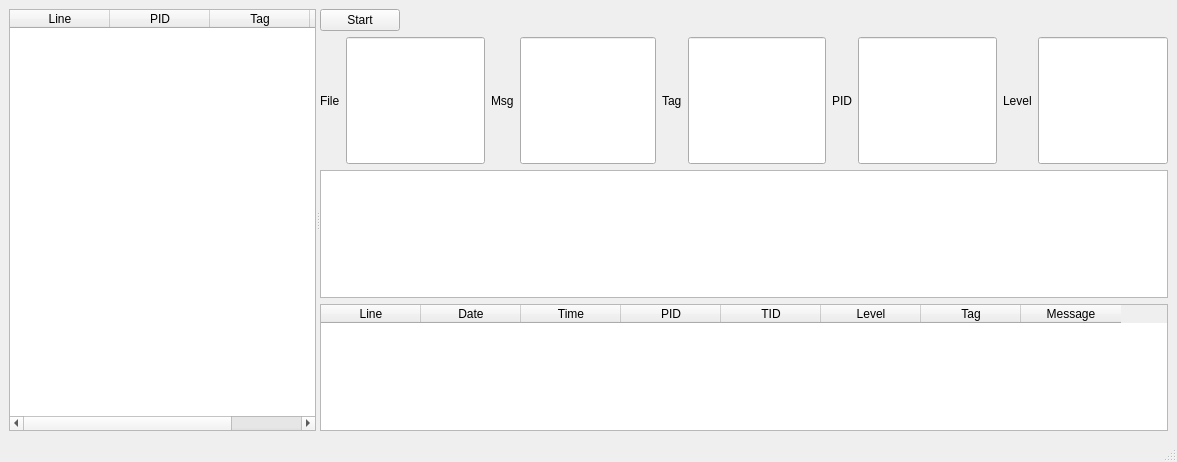
<?xml version="1.0" encoding="UTF-8"?>
<ui version="4.0">
 <class>MainWindow</class>
 <widget class="QMainWindow" name="MainWindow">
  <property name="geometry">
   <rect>
    <x>0</x>
    <y>0</y>
    <width>1177</width>
    <height>462</height>
   </rect>
  </property>
  <property name="windowTitle">
   <string>MainWindow</string>
  </property>
  <widget class="QWidget" name="centralwidget">
   <layout class="QHBoxLayout" name="horizontalLayout_9">
    <item>
     <widget class="QSplitter" name="splitter">
      <property name="orientation">
       <enum>Qt::Orientation::Horizontal</enum>
      </property>
      <widget class="QTableWidget" name="table_logmark">
       <property name="sizePolicy">
        <sizepolicy hsizetype="Expanding" vsizetype="Expanding">
         <horstretch>0</horstretch>
         <verstretch>0</verstretch>
        </sizepolicy>
       </property>
       <column>
        <property name="text">
         <string>Line</string>
        </property>
       </column>
       <column>
        <property name="text">
         <string>PID</string>
        </property>
       </column>
       <column>
        <property name="text">
         <string>Tag</string>
        </property>
       </column>
       <column>
        <property name="text">
         <string>Message</string>
        </property>
       </column>
      </widget>
      <widget class="QWidget" name="verticalLayoutWidget">
       <layout class="QVBoxLayout" name="verticalLayout" stretch="0,1,1,1">
        <property name="sizeConstraint">
         <enum>QLayout::SizeConstraint::SetMaximumSize</enum>
        </property>
        <item>
         <layout class="QHBoxLayout" name="horizontalLayout_8">
          <item>
           <widget class="QPushButton" name="start">
            <property name="text">
             <string>Start</string>
            </property>
           </widget>
          </item>
          <item>
           <spacer name="horizontalSpacer">
            <property name="orientation">
             <enum>Qt::Orientation::Horizontal</enum>
            </property>
            <property name="sizeHint" stdset="0">
             <size>
              <width>40</width>
              <height>20</height>
             </size>
            </property>
           </spacer>
          </item>
         </layout>
        </item>
        <item>
         <layout class="QHBoxLayout" name="layout_filter">
          <item>
           <layout class="QHBoxLayout" name="horizontalLayout">
            <item>
             <widget class="QLabel" name="label">
              <property name="text">
               <string>File</string>
              </property>
             </widget>
            </item>
            <item>
             <widget class="QLineEdit" name="file">
              <property name="sizePolicy">
               <sizepolicy hsizetype="Expanding" vsizetype="Expanding">
                <horstretch>0</horstretch>
                <verstretch>0</verstretch>
               </sizepolicy>
              </property>
             </widget>
            </item>
           </layout>
          </item>
          <item>
           <layout class="QHBoxLayout" name="horizontalLayout_4">
            <item>
             <widget class="QLabel" name="label_4">
              <property name="text">
               <string>Msg</string>
              </property>
             </widget>
            </item>
            <item>
             <widget class="QLineEdit" name="msg">
              <property name="sizePolicy">
               <sizepolicy hsizetype="Expanding" vsizetype="Expanding">
                <horstretch>0</horstretch>
                <verstretch>0</verstretch>
               </sizepolicy>
              </property>
             </widget>
            </item>
           </layout>
          </item>
          <item>
           <layout class="QHBoxLayout" name="horizontalLayout_3">
            <item>
             <widget class="QLabel" name="label_3">
              <property name="text">
               <string>Tag</string>
              </property>
             </widget>
            </item>
            <item>
             <widget class="QLineEdit" name="tag">
              <property name="sizePolicy">
               <sizepolicy hsizetype="Expanding" vsizetype="Expanding">
                <horstretch>0</horstretch>
                <verstretch>0</verstretch>
               </sizepolicy>
              </property>
             </widget>
            </item>
           </layout>
          </item>
          <item>
           <layout class="QHBoxLayout" name="horizontalLayout_5">
            <item>
             <widget class="QLabel" name="label_2">
              <property name="text">
               <string>PID</string>
              </property>
             </widget>
            </item>
            <item>
             <widget class="QLineEdit" name="pid">
              <property name="sizePolicy">
               <sizepolicy hsizetype="Expanding" vsizetype="Expanding">
                <horstretch>0</horstretch>
                <verstretch>0</verstretch>
               </sizepolicy>
              </property>
             </widget>
            </item>
           </layout>
          </item>
          <item>
           <layout class="QHBoxLayout" name="horizontalLayout_2">
            <item>
             <widget class="QLabel" name="label_5">
              <property name="text">
               <string>Level</string>
              </property>
             </widget>
            </item>
            <item>
             <widget class="QLineEdit" name="level">
              <property name="sizePolicy">
               <sizepolicy hsizetype="Expanding" vsizetype="Expanding">
                <horstretch>0</horstretch>
                <verstretch>0</verstretch>
               </sizepolicy>
              </property>
             </widget>
            </item>
           </layout>
          </item>
         </layout>
        </item>
        <item>
         <widget class="QTextEdit" name="log">
          <property name="sizePolicy">
           <sizepolicy hsizetype="Expanding" vsizetype="Expanding">
            <horstretch>0</horstretch>
            <verstretch>0</verstretch>
           </sizepolicy>
          </property>
          <property name="lineWrapMode">
           <enum>QTextEdit::LineWrapMode::NoWrap</enum>
          </property>
         </widget>
        </item>
        <item>
         <widget class="QTableWidget" name="table_logs">
          <property name="sizePolicy">
           <sizepolicy hsizetype="Expanding" vsizetype="Expanding">
            <horstretch>0</horstretch>
            <verstretch>0</verstretch>
           </sizepolicy>
          </property>
          <property name="palette">
           <palette>
            <active>
             <colorrole role="Highlight">
              <brush brushstyle="SolidPattern">
               <color alpha="255">
                <red>255</red>
                <green>255</green>
                <blue>255</blue>
               </color>
              </brush>
             </colorrole>
            </active>
            <inactive>
             <colorrole role="Highlight">
              <brush brushstyle="SolidPattern">
               <color alpha="255">
                <red>255</red>
                <green>255</green>
                <blue>255</blue>
               </color>
              </brush>
             </colorrole>
            </inactive>
            <disabled/>
           </palette>
          </property>
          <column>
           <property name="text">
            <string>Line</string>
           </property>
          </column>
          <column>
           <property name="text">
            <string>Date</string>
           </property>
          </column>
          <column>
           <property name="text">
            <string>Time</string>
           </property>
          </column>
          <column>
           <property name="text">
            <string>PID</string>
           </property>
          </column>
          <column>
           <property name="text">
            <string>TID</string>
           </property>
          </column>
          <column>
           <property name="text">
            <string>Level</string>
           </property>
          </column>
          <column>
           <property name="text">
            <string>Tag</string>
           </property>
          </column>
          <column>
           <property name="text">
            <string>Message</string>
           </property>
          </column>
         </widget>
        </item>
       </layout>
      </widget>
     </widget>
    </item>
   </layout>
  </widget>
  <widget class="QMenuBar" name="menubar">
   <property name="geometry">
    <rect>
     <x>0</x>
     <y>0</y>
     <width>1177</width>
     <height>21</height>
    </rect>
   </property>
  </widget>
  <widget class="QStatusBar" name="statusbar"/>
 </widget>
 <resources/>
 <connections/>
</ui>
